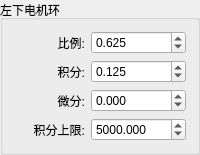
            <widget class="QGroupBox" name="groupBox_24">
             <property name="title">
              <string>左下电机环</string>
             </property>
             <layout class="QHBoxLayout" name="horizontalLayout_13">
              <item>
               <layout class="QVBoxLayout" name="verticalLayout_38">
                <item>
                 <widget class="QLabel" name="label_36">
                  <property name="sizePolicy">
                   <sizepolicy hsizetype="Preferred" vsizetype="Preferred">
                    <horstretch>0</horstretch>
                    <verstretch>0</verstretch>
                   </sizepolicy>
                  </property>
                  <property name="text">
                   <string>比例:</string>
                  </property>
                  <property name="alignment">
                   <set>Qt::AlignRight|Qt::AlignTrailing|Qt::AlignVCenter</set>
                  </property>
                 </widget>
                </item>
                <item>
                 <widget class="QLabel" name="label_37">
                  <property name="sizePolicy">
                   <sizepolicy hsizetype="Preferred" vsizetype="Preferred">
                    <horstretch>0</horstretch>
                    <verstretch>0</verstretch>
                   </sizepolicy>
                  </property>
                  <property name="text">
                   <string>积分:</string>
                  </property>
                  <property name="alignment">
                   <set>Qt::AlignRight|Qt::AlignTrailing|Qt::AlignVCenter</set>
                  </property>
                 </widget>
                </item>
                <item>
                 <widget class="QLabel" name="label_38">
                  <property name="sizePolicy">
                   <sizepolicy hsizetype="Preferred" vsizetype="Preferred">
                    <horstretch>0</horstretch>
                    <verstretch>0</verstretch>
                   </sizepolicy>
                  </property>
                  <property name="text">
                   <string>微分:</string>
                  </property>
                  <property name="alignment">
                   <set>Qt::AlignRight|Qt::AlignTrailing|Qt::AlignVCenter</set>
                  </property>
                 </widget>
                </item>
                <item>
                 <widget class="QLabel" name="label_39">
                  <property name="sizePolicy">
                   <sizepolicy hsizetype="Preferred" vsizetype="Preferred">
                    <horstretch>0</horstretch>
                    <verstretch>0</verstretch>
                   </sizepolicy>
                  </property>
                  <property name="text">
                   <string>积分上限:</string>
                  </property>
                  <property name="alignment">
                   <set>Qt::AlignRight|Qt::AlignTrailing|Qt::AlignVCenter</set>
                  </property>
                 </widget>
                </item>
               </layout>
              </item>
              <item>
               <layout class="QVBoxLayout" name="verticalLayout_42">
                <item>
                 <widget class="QDoubleSpinBox" name="doubleSpinBox_left_back_motor_p">
                  <property name="sizePolicy">
                   <sizepolicy hsizetype="Preferred" vsizetype="Fixed">
                    <horstretch>0</horstretch>
                    <verstretch>0</verstretch>
                   </sizepolicy>
                  </property>
                  <property name="decimals">
                   <number>3</number>
                  </property>
                  <property name="minimum">
                   <double>-99999999.000000000000000</double>
                  </property>
                  <property name="maximum">
                   <double>99999999.000000000000000</double>
                  </property>
                  <property name="value">
                   <double>0.625000000000000</double>
                  </property>
                 </widget>
                </item>
                <item>
                 <widget class="QDoubleSpinBox" name="doubleSpinBox_left_back_motor_i">
                  <property name="sizePolicy">
                   <sizepolicy hsizetype="Preferred" vsizetype="Fixed">
                    <horstretch>0</horstretch>
                    <verstretch>0</verstretch>
                   </sizepolicy>
                  </property>
                  <property name="decimals">
                   <number>3</number>
                  </property>
                  <property name="minimum">
                   <double>-99999999.000000000000000</double>
                  </property>
                  <property name="maximum">
                   <double>99999999.000000000000000</double>
                  </property>
                  <property name="value">
                   <double>0.125000000000000</double>
                  </property>
                 </widget>
                </item>
                <item>
                 <widget class="QDoubleSpinBox" name="doubleSpinBox_left_back_motor_d">
                  <property name="sizePolicy">
                   <sizepolicy hsizetype="Preferred" vsizetype="Fixed">
                    <horstretch>0</horstretch>
                    <verstretch>0</verstretch>
                   </sizepolicy>
                  </property>
                  <property name="decimals">
                   <number>3</number>
                  </property>
                  <property name="minimum">
                   <double>-99999999.000000000000000</double>
                  </property>
                  <property name="maximum">
                   <double>99999999.000000000000000</double>
                  </property>
                 </widget>
                </item>
                <item>
                 <widget class="QDoubleSpinBox" name="doubleSpinBox_left_back_motor_max_total_integral">
                  <property name="sizePolicy">
                   <sizepolicy hsizetype="Preferred" vsizetype="Fixed">
                    <horstretch>0</horstretch>
                    <verstretch>0</verstretch>
                   </sizepolicy>
                  </property>
                  <property name="decimals">
                   <number>3</number>
                  </property>
                  <property name="minimum">
                   <double>-99999999.000000000000000</double>
                  </property>
                  <property name="maximum">
                   <double>99999999.000000000000000</double>
                  </property>
                  <property name="value">
                   <double>5000.000000000000000</double>
                  </property>
                 </widget>
                </item>
               </layout>
              </item>
             </layout>
            </widget>
